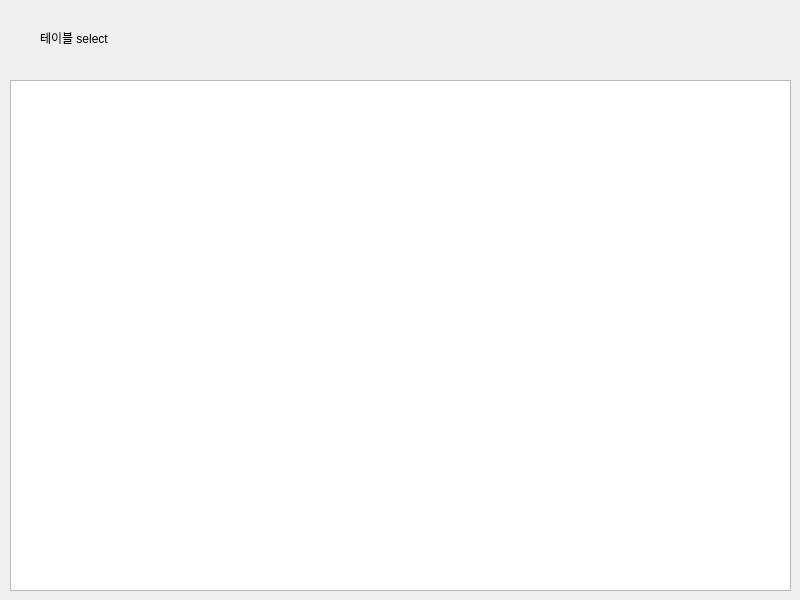
<?xml version="1.0" encoding="UTF-8"?>
<ui version="4.0">
 <class>Form</class>
 <widget class="QWidget" name="Form">
  <property name="geometry">
   <rect>
    <x>0</x>
    <y>0</y>
    <width>800</width>
    <height>600</height>
   </rect>
  </property>
  <property name="windowTitle">
   <string>Form</string>
  </property>
  <widget class="QTableView" name="tableView">
   <property name="geometry">
    <rect>
     <x>10</x>
     <y>80</y>
     <width>781</width>
     <height>511</height>
    </rect>
   </property>
  </widget>
  <widget class="QLabel" name="label">
   <property name="geometry">
    <rect>
     <x>40</x>
     <y>30</y>
     <width>111</width>
     <height>16</height>
    </rect>
   </property>
   <property name="text">
    <string>테이블 select</string>
   </property>
  </widget>
 </widget>
 <resources/>
 <connections/>
</ui>
